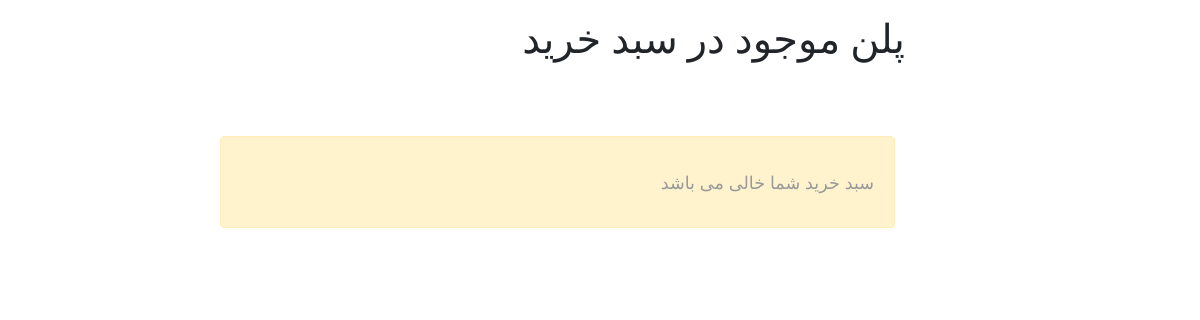
The page /dashboard/order/user-basket/ (signed in) on the database as committed earlier.
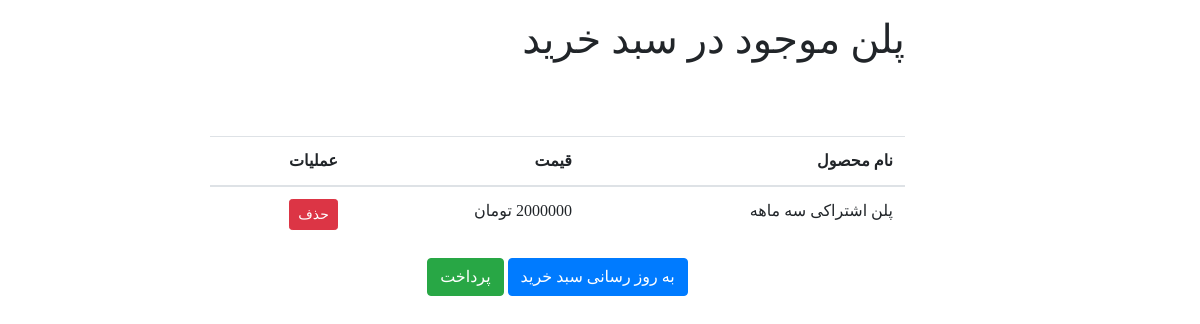
The same page on the database as committed later.
### order_module/models.py (models this page shows, shortened)
class OrderDetail(models.Model):
    product = models.ForeignKey(SubscriptionPlan, on_delete=models.CASCADE, verbose_name='محصول')
    order = models.ForeignKey(Order, on_delete=models.CASCADE, verbose_name='سفارش')
    final_price = models.IntegerField(verbose_name='قیمت نهایی تکی محصول', null=True, blank=True)
    class Meta:
        verbose_name = 'جزییات سبد خرید'
        verbose_name_plural = 'لیست جزییات سبد های خرید'

### product_module/models.py (models this page shows, shortened)
class SubscriptionPlan(models.Model):
    title = models.CharField(max_length=300)
    duration = models.PositiveIntegerField(help_text='مدت زمان اعتبار')
    price = models.DecimalField(max_digits=20, decimal_places=0, verbose_name='قیمت')
    short_description = models.CharField(verbose_name='توضحیات کوتاه', max_length=300, null=True, blank=True)
    description = models.TextField(verbose_name=' توضیحات اصلی', null=True, blank=True)
    is_active = models.BooleanField(default=False, verbose_name='فعال / غیر فعال')
    is_delete = models.BooleanField(default=False, verbose_name='حذف شده / حذف نشده')
    slug = models.SlugField(default="", null=False, blank=True, db_index=True, max_length=200, unique=True)
    start_date = models.DateField()
    end_date = models.DateField()
    class Meta:
        verbose_name = 'محصول'
        verbose_name_plural = 'محصولات'

### order_module/views.py (the view)
# urls.py: path('user-basket/', views.user_basket, name= 'user_basket'),
@login_required
def user_basket(request: HttpRequest):
    current_order, created = Order.objects.prefetch_related('orderdetail_set').get_or_create(is_paid=False, user_id=request.user.id)
    context = {
        'order': current_order,
    }
    return render(request, 'business_owner_panel/user_basket.html', context)

### business_owner_panel/templates/business_owner_panel/user_basket.html (shortened to what this page needs)
{% extends 'business_owner_panel/base.html' %}
{% load static %}
{% load thumbnail %}
{% load render_partial %}
{% block content %}
    <div class="container">
        <h1>پلن موجود در سبد خرید</h1>
        <br><br>
        {% if order.orderdetail_set.all %}
            <div id="order-detail-content">
            <table class="table">
                <thead>
                <tr>
                    <th>نام محصول</th>
                    <th>قیمت</th>
                    <th>عملیات</th>
                </tr>
            </thead>
                <tbody>
            {% for item in order.orderdetail_set.all %}
                <tr>
                    <td>{{ item.product.title }}</td>
                    <td>{{ item.product.price }} تومان</td>
                    <td>
                        <button onclick="removeOrderDetail({{ item.id }})" class="btn btn-danger btn-sm">حذف</button>
                    </td>
                </tr>
            {% endfor %}
            </tbody>
            </table>
            <div class="text-center">
            <button class="btn btn-primary">به روز رسانی سبد خرید</button>
            <button class="btn btn-success">پرداخت</button>
            </div>
        </div>
            {% else %}
            <div class="row">
            <div class="col-md-12">
                <div class="alert alert-warning">
                    <p>سبد خرید شما خالی می باشد</p>
                </div>
            </div>
            </div>
        {% endif %}
    </div>
{% endblock %}

### business_owner_panel/templates/business_owner_panel/base.html (shortened to what this page needs)
{% load static %}
{% load thumbnail %}
{% load render_partial %}
<!DOCTYPE html>
<html lang="fa" dir="rtl">
<head>
{% block header_reference %}
    {% include 'business_owner_panel/components_references/header_references.html' %}
{% endblock %}
</head>
<body>
<div class="wrapper">
        <div id="content">
            <div class="main-content">
                <div class="row">
                    <div class="col-lg-10">
                        {% block content %}
                        {% endblock %}
                    </div>
                </div>
            </div>
    </div>
</div>
</body>
</html>

### business_owner_panel/templates/business_owner_panel/components_references/header_references.html (shortened to what this page needs)
{% load static %}
    <link rel="stylesheet" href="{% static 'business_owner_panel/css/datatables.min.css' %}" type="text/css">
    <link rel="stylesheet" href="{% static 'business_owner_panel/css/bootstrap.min.css' %}" type="text/css">
    <link rel="stylesheet" href="{% static 'business_owner_panel/css/index.css' %}" type="text/css">
    <link rel="stylesheet" href="{% static 'business_owner_panel/css/prism.css' %}" type="text/css">

### business_owner_panel/templates/business_owner_panel/components_references/footer_references.html (shortened to what this page needs)
{% load static %}

### business_owner_panel/static/business_owner_panel/css/index.css (style rules this page uses)
body { text-align: right; direction: rtl; font-family: vazir; background: #ffffff; }
.wrapper { display: flex; align-items: stretch; }
#content { width: 100%; padding: 0px 250px 0px 0px; min-height: 100vh; transition: all 0.3s; }
.main-content { padding: 0px 20px 20px 30px; }
.container { float: right; }

Rows that differ between the two databases and show on the page:
added OrderDetail: product "پلن اشتراکی سه ماهه", product.price "2000000"
Other text that changed with them:
text no longer shown: "سبد خرید شما خالی می باشد"
text now shown: "نام محصول قیمت عملیات به روز رسانی سبد خرید پرداخت"
